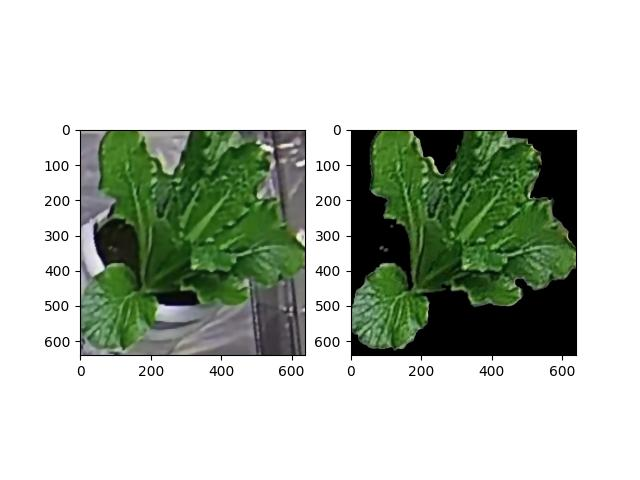
#> input picture 2/T1_3.jpg, 640 x 480 px, given as the content of the folder /root/cabbage/image_cut/1/, which was not available
$ python calculate.py
#> lines starting #> are read from the running program, lines starting #| are printed output that depends on the picture; after the words box and inside, x2 and y2 are one past the last pixel; in counts of white or black regions, pixels touching at a corner belong together; long printed decimals are rounded; pictures that were not available may be replaced by others from this repository, and a replacement may not be noted
import os, random, shutil
from PIL import Image
import cv2
import numpy as np
import time
import matplotlib.pyplot as plt
import csv

def rgb2hsv(r, g, b):
    r, g, b = r/255.0, g/255.0, b/255.0
    mx = max(r, g, b)
    mn = min(r, g, b)
    m = mx-mn
    if mx == mn:
        h = 0
    elif mx == r:
        if g >= b:
            h = ((g-b)/m)*60
        else:
            h = ((g-b)/m)*60 + 360
    elif mx == g:
        h = ((b-r)/m)*60 + 120
    elif mx == b:
        h = ((r-g)/m)*60 + 240
    if mx == 0:
        s = 0
    else:
        s = m/mx
    v = mx
    H = h / 2
    S = s * 255.0
    V = v * 255.0
    return H, S, V

def green(H, S, V):
    if(H>=35 and H<=77 and S>=43 and S<=255 and V>=46 and V<=255):
        return True

def calculate(fileDir,tarDir):
#> called with fileDir = '/root/cabbage/image_cut/1/', tarDir = '/root/cabbage/image_cut/2'
    pathDir = os.listdir(fileDir)
    filenumber = len(pathDir)
    print(filenumber)
    i=0
    ratio=[[0] * 2 for _ in range(39)]
    for filename in pathDir :
        # 打开原始图片
        image_path=os.path.join(fileDir, filename)
        image = Image.open(image_path)
#> image is the input picture: PIL image 640x480 RGB; mean R, G, B 187.2, 195.7, 184.2
        ratio[i][0]=str(filename)
        # 转换为RGB模式
        rgb_image = image.convert("RGB")
        dataset=np.array(rgb_image)

        # dst=cv2.blur(dataset, (5, 5))  #均值滤波
        # dst=cv2.bilateralFilter(dataset, 0, 100, 5)  #双边滤波
        # dst=cv2.medianBlur(dataset, 5)  #中值滤波
        spatial_radius = 10  # 空间半径
        color_radius = 30    # 颜色半径
        dst = cv2.pyrMeanShiftFiltering(dataset, spatial_radius, color_radius)  #均值漂移

        fig = plt.figure()
        ax = fig.add_subplot(1,2,1)
        plt.imshow(dst)
        # hsv_image = cv2.cvtColor(rgb_image, cv2.COLOR_BGR2HSV)
        # 获取像素点数据
        rgb_image = Image.fromarray(cv2.cvtColor(dst,cv2.COLOR_BGR2RGB))
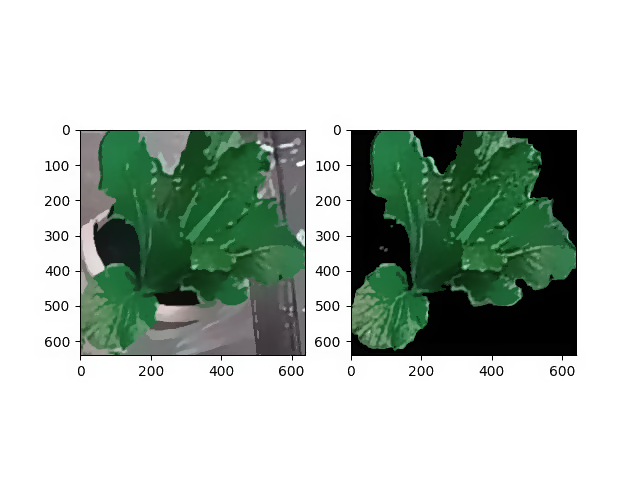
#> rgb_image: PIL image 640x480 RGB; mean R, G, B 184, 195.8, 187.1
        pixels = rgb_image.load()
        width, height = rgb_image.size
#> width = 640; height = 480

        # 初始化计数器和总像素数
        red_count = 0
        green_count = 0
        blue_count = 0
        total_pixels = width * height
#> total_pixels = 307200

        # 遍历每个像素点，统计红色、绿色和蓝色像素的数量
        for x in range(width):
            for y in range(height):
                r, g, b = pixels[x, y]
                temp0,temp1,temp2 = rgb2hsv(r, g, b)#颜色转化
                if(green(temp0,temp1,temp2)):
                # [9 lines of commented-out code are left out]
                    green_count += 1
                    dataset[y,x,0] = 255
                    dataset[y,x,1] = 255
                    dataset[y,x,2] = 255
                # elif r > 100 and g > 100 and b > 100:
                #     blue_count += 1
                else:
                    dataset[y,x,0] = 0
                    dataset[y,x,1] = 0
                    dataset[y,x,2] = 0
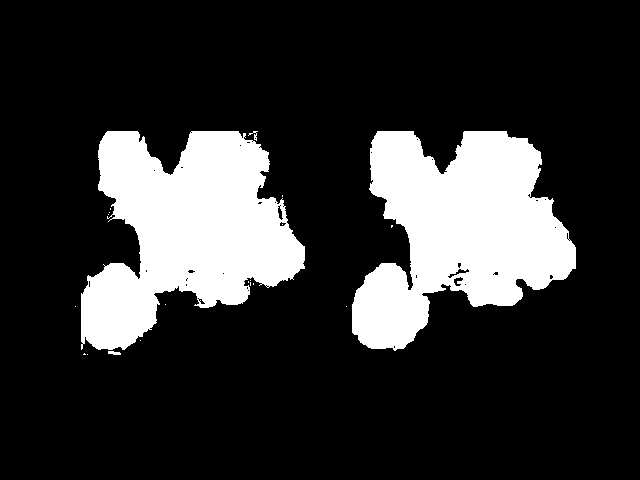
#> dataset: shape (480, 640, 3); 19.5% white; 20 white regions (16 under 20 px), largest, box (x1, y1, x2, y2) and area: (352, 131, 576, 351) 29949, (81, 131, 305, 350) 29747, (108, 351, 121, 355) 39, (248, 131, 258, 141) 32


        # 计算每种颜色在总像素数中所占的比例
        # red_ratio = red_count / total_pixels
        green_ratio = green_count / total_pixels
        # blue_ratio = blue_count / total_pixels
        ratio[i][1]=green_ratio
        i+=1
        # 输出结果
        print("Green ratio:", green_ratio)
#| Green ratio: 0.1947
        ax = fig.add_subplot(1,2,2)
        plt.imshow(dataset)
        cal_path = os.path.join(tarDir, '均值漂移.jpg')
        plt.savefig(cal_path)
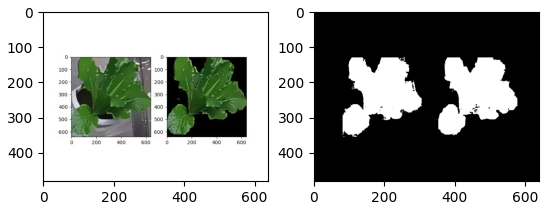
#> figure drawn by matplotlib, 2 panels
        plt.show()

    # [4 lines of commented-out code are left out]


if __name__ == '__main__':
    fileDir = r"/root/cabbage/image_cut/1" + "/"  # 源图片文件夹路径
    tarDir = r'/root/cabbage/image_cut/2'  # 图片移动到新的文件夹路径
    calculate(fileDir,tarDir)
